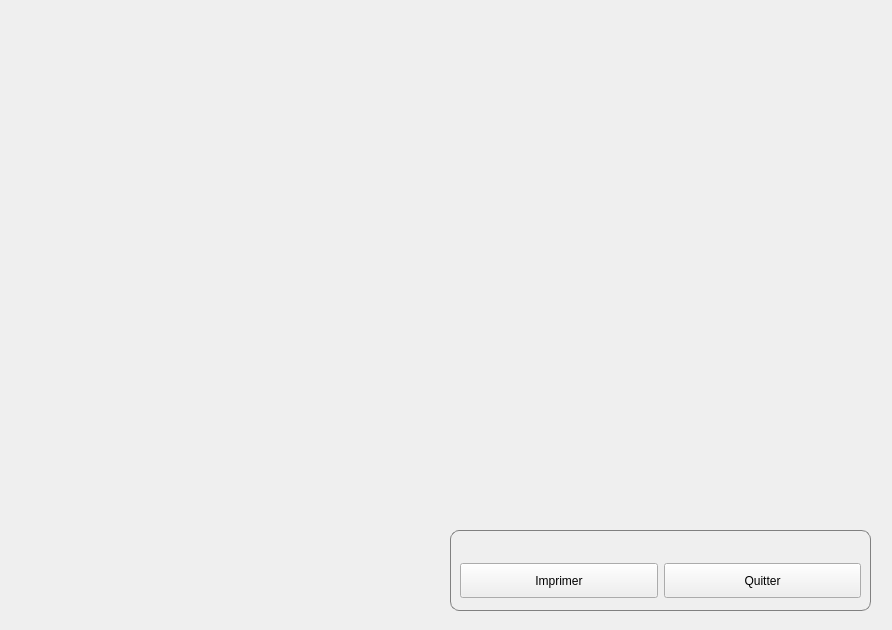
<?xml version="1.0" encoding="UTF-8"?>
<ui version="4.0">
 <class>CompensateurTransparantDialog</class>
 <widget class="QWidget" name="CompensateurTransparantDialog">
  <property name="geometry">
   <rect>
    <x>0</x>
    <y>0</y>
    <width>892</width>
    <height>630</height>
   </rect>
  </property>
  <property name="windowTitle">
   <string>Form</string>
  </property>
  <property name="styleSheet">
   <string notr="true"/>
  </property>
  <widget class="QCustomPlot" name="customplot" native="true">
   <property name="geometry">
    <rect>
     <x>0</x>
     <y>0</y>
     <width>891</width>
     <height>630</height>
    </rect>
   </property>
   <widget class="QGroupBox" name="groupBox_dateInterval">
    <property name="geometry">
     <rect>
      <x>450</x>
      <y>530</y>
      <width>421</width>
      <height>81</height>
     </rect>
    </property>
    <property name="styleSheet">
     <string notr="true">QGroupBox {
	font: 75 16pt &quot;Century Schoolbook L&quot;;
  border: 1px solid gray;
  border-radius: 9px;
  margin-top: 0.5em;

}

QGroupBox::title {
     subcontrol-origin: margin;
     subcontrol-position: top center; 
}</string>
    </property>
    <property name="title">
     <string/>
    </property>
    <widget class="QWidget" name="horizontalLayoutWidget">
     <property name="geometry">
      <rect>
       <x>10</x>
       <y>30</y>
       <width>401</width>
       <height>41</height>
      </rect>
     </property>
     <layout class="QHBoxLayout" name="horizontalLayout">
      <item>
       <widget class="QPushButton" name="printPushButton">
        <property name="minimumSize">
         <size>
          <width>0</width>
          <height>35</height>
         </size>
        </property>
        <property name="text">
         <string>Imprimer</string>
        </property>
       </widget>
      </item>
      <item>
       <widget class="QPushButton" name="closePushButton">
        <property name="minimumSize">
         <size>
          <width>0</width>
          <height>35</height>
         </size>
        </property>
        <property name="text">
         <string>Quitter</string>
        </property>
       </widget>
      </item>
     </layout>
    </widget>
   </widget>
  </widget>
 </widget>
 <customwidgets>
  <customwidget>
   <class>QCustomPlot</class>
   <extends>QWidget</extends>
   <header>qcustomplot.h</header>
   <container>1</container>
  </customwidget>
 </customwidgets>
 <resources/>
 <connections/>
</ui>
